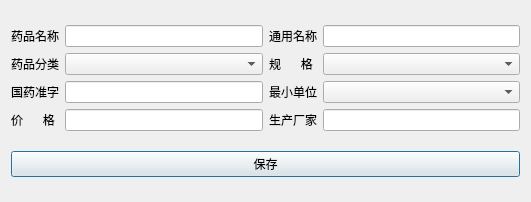
<?xml version="1.0" encoding="UTF-8"?>
<ui version="4.0">
 <class>Dialog</class>
 <widget class="QDialog" name="Dialog">
  <property name="geometry">
   <rect>
    <x>0</x>
    <y>0</y>
    <width>531</width>
    <height>202</height>
   </rect>
  </property>
  <property name="minimumSize">
   <size>
    <width>531</width>
    <height>202</height>
   </size>
  </property>
  <property name="maximumSize">
   <size>
    <width>531</width>
    <height>202</height>
   </size>
  </property>
  <property name="windowTitle">
   <string>药品添加</string>
  </property>
  <layout class="QGridLayout" name="gridLayout_2">
   <item row="0" column="0">
    <layout class="QGridLayout" name="gridLayout">
     <item row="0" column="0">
      <widget class="QLabel" name="label">
       <property name="text">
        <string>药品名称</string>
       </property>
      </widget>
     </item>
     <item row="1" column="1">
      <widget class="QComboBox" name="drug_classify_combox"/>
     </item>
     <item row="2" column="0">
      <widget class="QLabel" name="label_3">
       <property name="text">
        <string>国药准字</string>
       </property>
      </widget>
     </item>
     <item row="3" column="1">
      <widget class="QLineEdit" name="price_line_edit"/>
     </item>
     <item row="3" column="0">
      <widget class="QLabel" name="label_6">
       <property name="text">
        <string>价      格</string>
       </property>
      </widget>
     </item>
     <item row="1" column="0">
      <widget class="QLabel" name="label_5">
       <property name="text">
        <string>药品分类</string>
       </property>
      </widget>
     </item>
     <item row="0" column="1">
      <widget class="QLineEdit" name="drug_name_line_edit"/>
     </item>
     <item row="2" column="1">
      <widget class="QLineEdit" name="cmsw_line_edit"/>
     </item>
     <item row="0" column="3">
      <widget class="QLineEdit" name="generic_name_line_edit"/>
     </item>
     <item row="3" column="2">
      <widget class="QLabel" name="label_2">
       <property name="text">
        <string>生产厂家</string>
       </property>
      </widget>
     </item>
     <item row="2" column="2">
      <widget class="QLabel" name="label_7">
       <property name="text">
        <string>最小单位</string>
       </property>
      </widget>
     </item>
     <item row="1" column="2">
      <widget class="QLabel" name="label_4">
       <property name="text">
        <string>规      格</string>
       </property>
      </widget>
     </item>
     <item row="3" column="3">
      <widget class="QLineEdit" name="manufacturer_line_edit"/>
     </item>
     <item row="2" column="3">
      <widget class="QComboBox" name="unit_combox"/>
     </item>
     <item row="1" column="3">
      <widget class="QComboBox" name="drug_specification_combox"/>
     </item>
     <item row="0" column="2">
      <widget class="QLabel" name="label_8">
       <property name="text">
        <string>通用名称</string>
       </property>
      </widget>
     </item>
    </layout>
   </item>
   <item row="1" column="0">
    <widget class="QPushButton" name="drug_add_save_btn">
     <property name="text">
      <string>保存</string>
     </property>
    </widget>
   </item>
  </layout>
 </widget>
 <resources/>
 <connections/>
</ui>
